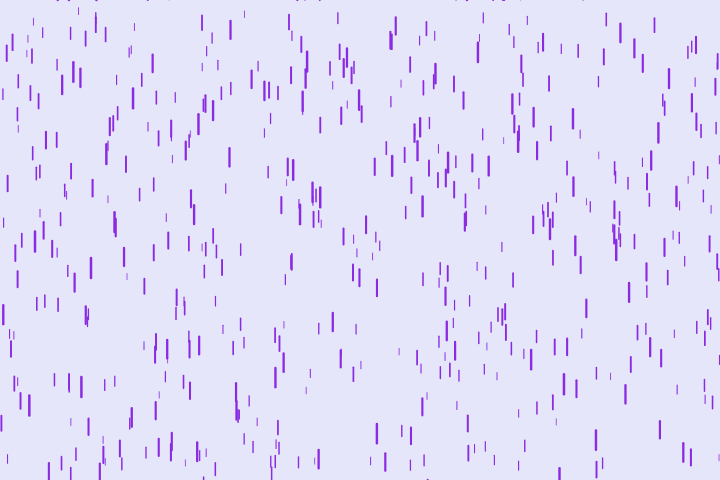
Frame 1 (no input)
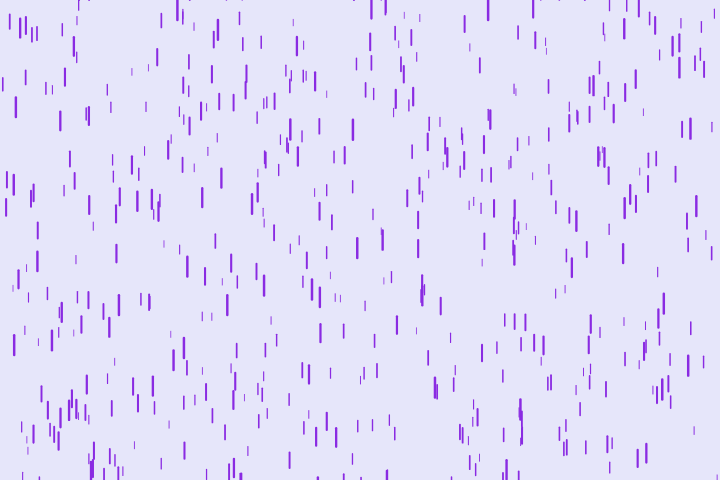
Frame 60 (no input)
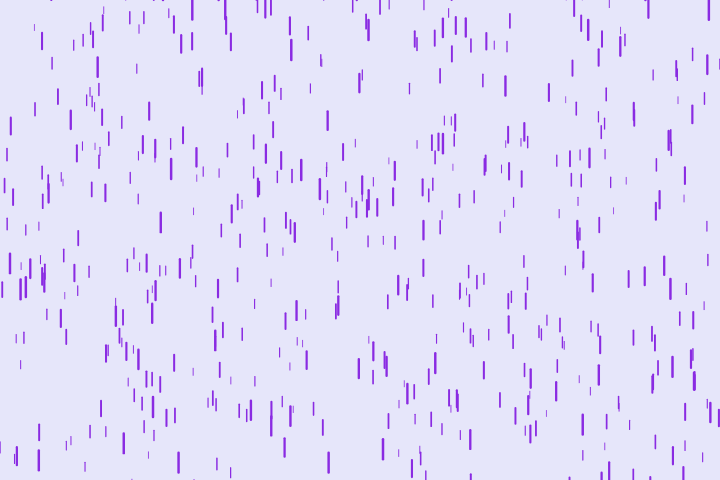
Frame 120 (the mouse pressed at the canvas centre since frame 60)

The p5.js sketch that drew these frames (run headless with seeded random() and noise() and a simulated clock; from frame 60 on, the mouse is pressed at the canvas centre):

// p5.js sketch
// ── sketch.js
let colPurple;
let colWhite;

let drops = [];

function setup() {
  createCanvas(720, 480);
  
  colPurple = color(138, 43, 226);
  colWhite = color(230, 230, 250);
  
  for (let i = 0; i < 500; ++i) {
    drops.push(new Drop());
  }
}

function draw() {
  background(colWhite);
  
  for (let drop of drops) {
    drop.update();
    drop.draw();
  }
}

function Drop() {
  this.x = random(width);
  this.y = random(height);
  this.speed = random(6, 20);
}

Drop.prototype.update = function() {
  this.y += this.speed;
  if (this.y > height) {
    this.y = -this.speed;
    this.x = random(width);
  }
}

Drop.prototype.draw = function() {
  stroke(colPurple);
  strokeWeight(this.speed / 8);
  line(this.x, this.y, this.x, this.y + this.speed);
}
